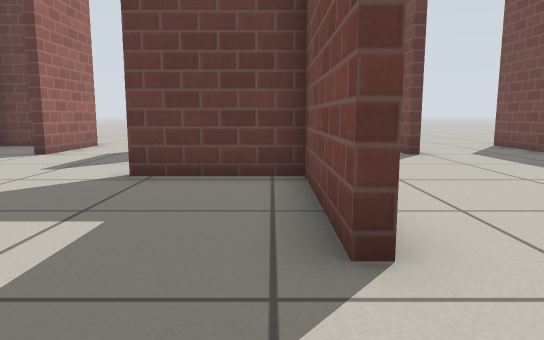
View 1 (above)

20 first-person views from a walk through a world built for the Gazebo simulator. The camera is 0.5 m above the floor, tilts 8° down and sees 70° across. The floor is counted in squares, 0.5 m on a side. Each view is taken from the middle of a square. On the plan, view 1 faces up. The plan holds only what a view shows up to about 13 squares ahead; the rest is blank. Gazebo's built-in surfaces are drawn with simple patterns.

View 2
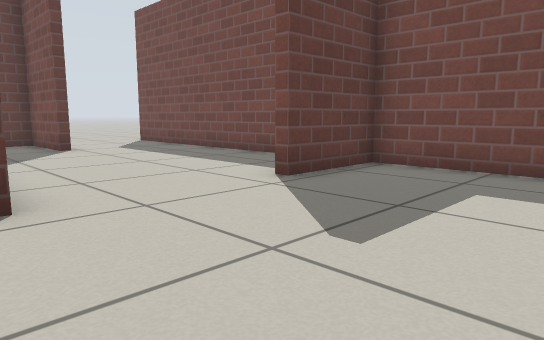

View 3
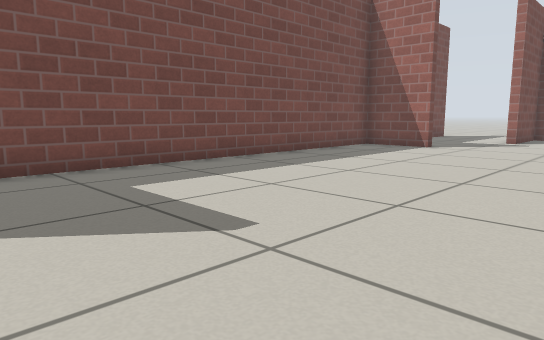

View 4
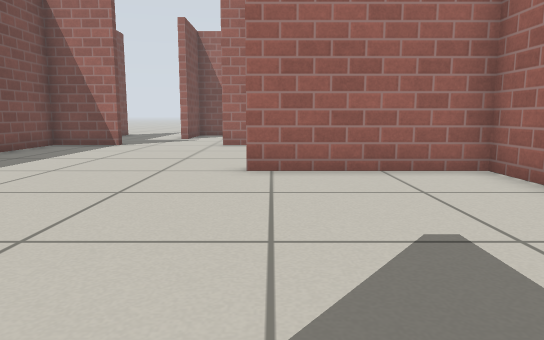

View 5
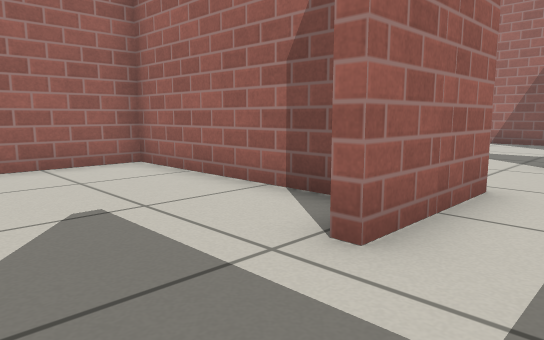

View 6
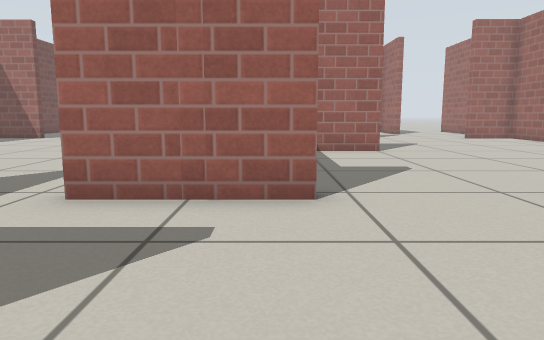

View 7
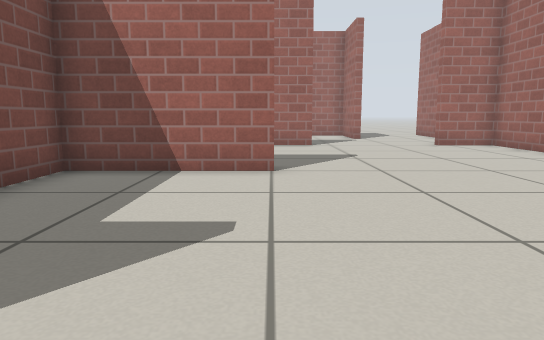

View 8
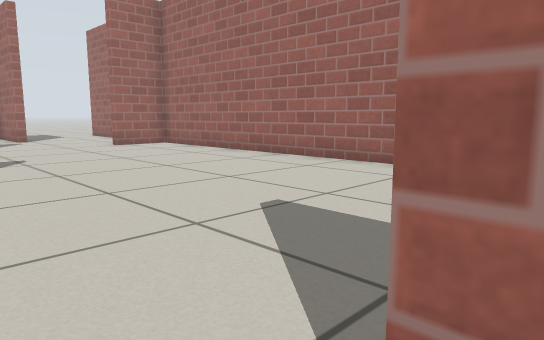

View 9
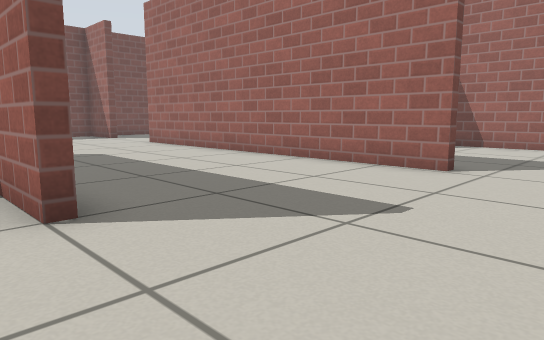

View 10
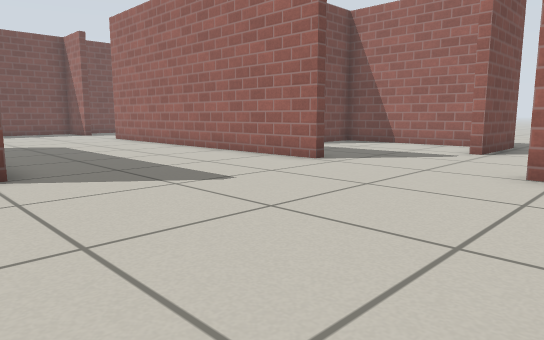

View 11
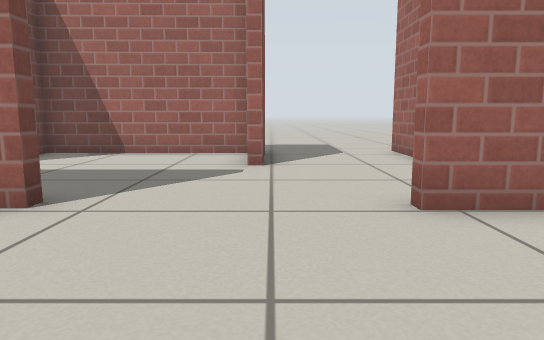

View 12
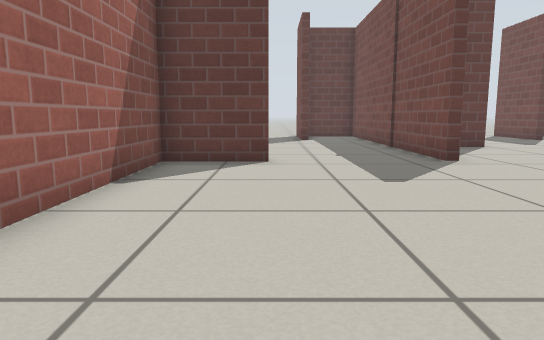

View 13
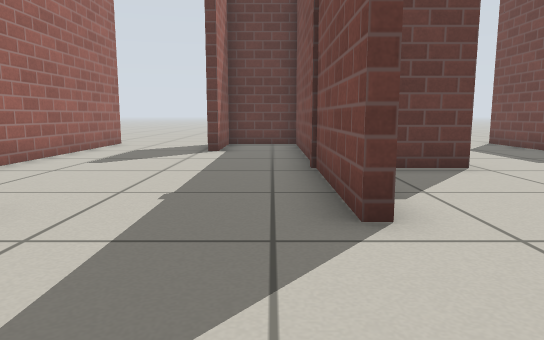

View 14
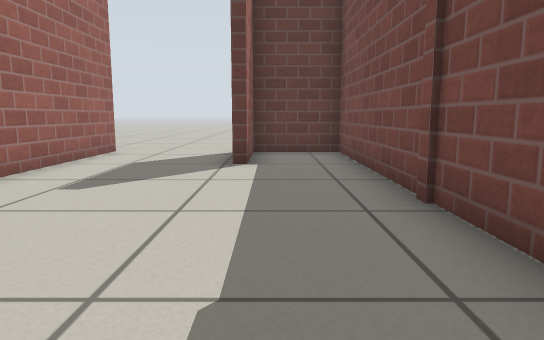

View 15
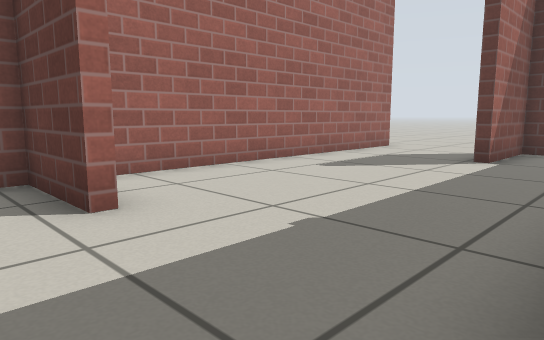

View 16
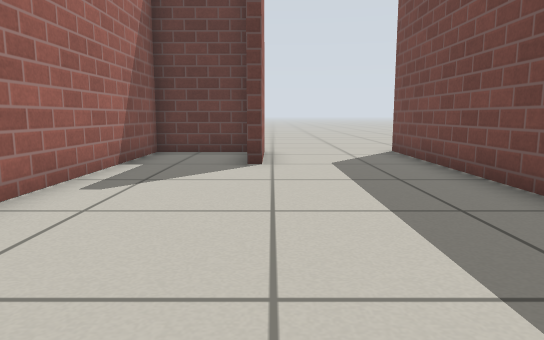

View 17
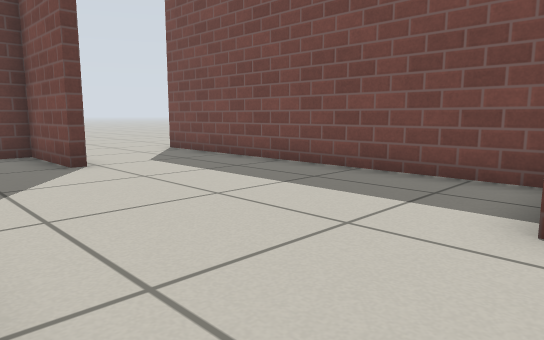

View 18
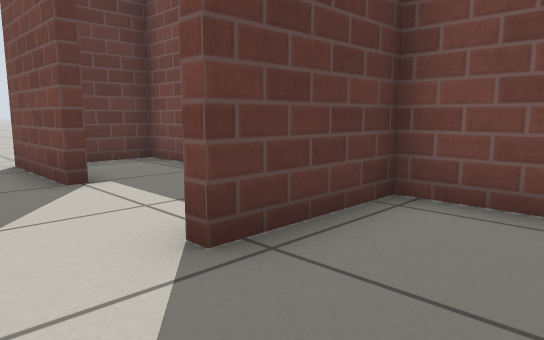

View 19
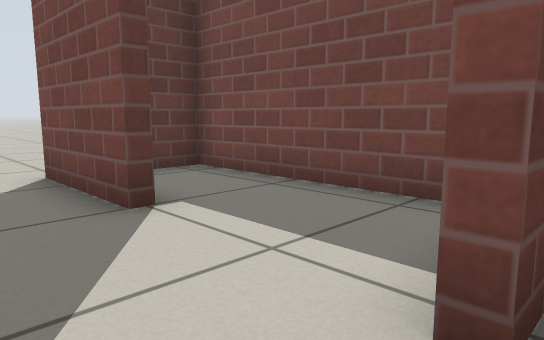

View 20
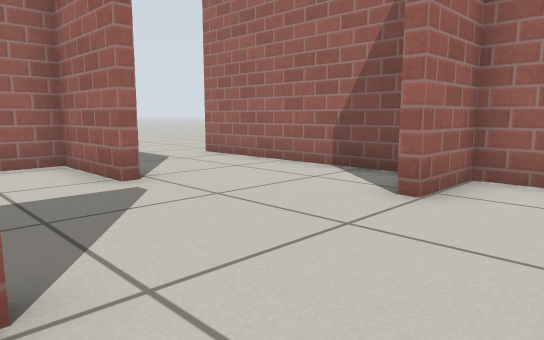

### Floor plan
Key: @ floor where view 1 was taken; # wall or solid block; . floor.
Columns run from 16 left of view 1 to 7 right of it. Each row starts with its distance up from view 1.
 14  ....        ..     ....
 13  ...#######. .#######...
 12 #...#..#..#. .#..#..#..#
 11 #...#..#..#...#..#..#..#
 10 #...#..# .#...#..#..#..#
  9 #......#  .......#.....#
  8 #......#  .......#.....#
  7 #......#  .......#.....#
  6 #......###....####.....#
  5 #......#.........#.....#
  4 #......#.........#.....#
  3 #.#....#.........#.....#
  2 ###........###.......###
  1 #.......... #..........#
  0 #.......... #...@......#
 -1 #...........#..........#
 -2 #...........#..........#
 -3 #...........#..........#
 -4 #.......#########......#
 -5 #..............  ......#
 -6 #......................#
 -7 #......................#
 -8 #......................#
 -9 #......................#
-10 ###....###########....##
-11 #.......          ....
-12 #........          ..
-13 #........
-14 #...#.....
-15 #...#.....
-16 #...#....##
-17 #...######
-18 .....

Where each view was taken, in squares from view 1:
view 1: 0 up, 0 right, facing up
view 2: 2 down, 0 right, facing up-right
view 3: 2 up, 0 right, facing down-right
view 4: 3 up, 0 right, facing down
view 5: 4 up, 0 right, facing down-left
view 6: 7 up, 5 left, facing down
view 7: 3 up, 8 left, facing down
view 8: 3 up, 8 left, facing down-left
view 9: 3 down, 12 left, facing down-right
view 10: 3 down, 15 left, facing down-right
view 11: 6 down, 12 left, facing down
view 12: 6 down, 13 left, facing up
view 13: 1 down, 10 left, facing up
view 14: 2 up, 11 left, facing up
view 15: 1 up, 9 left, facing up-left
view 16: 2 up, 4 right, facing up
view 17: 2 up, 1 right, facing up-right
view 18: 4 up, 4 left, facing up-right
view 19: 6 up, 4 left, facing up-right
view 20: 8 down, 9 left, facing down-left
